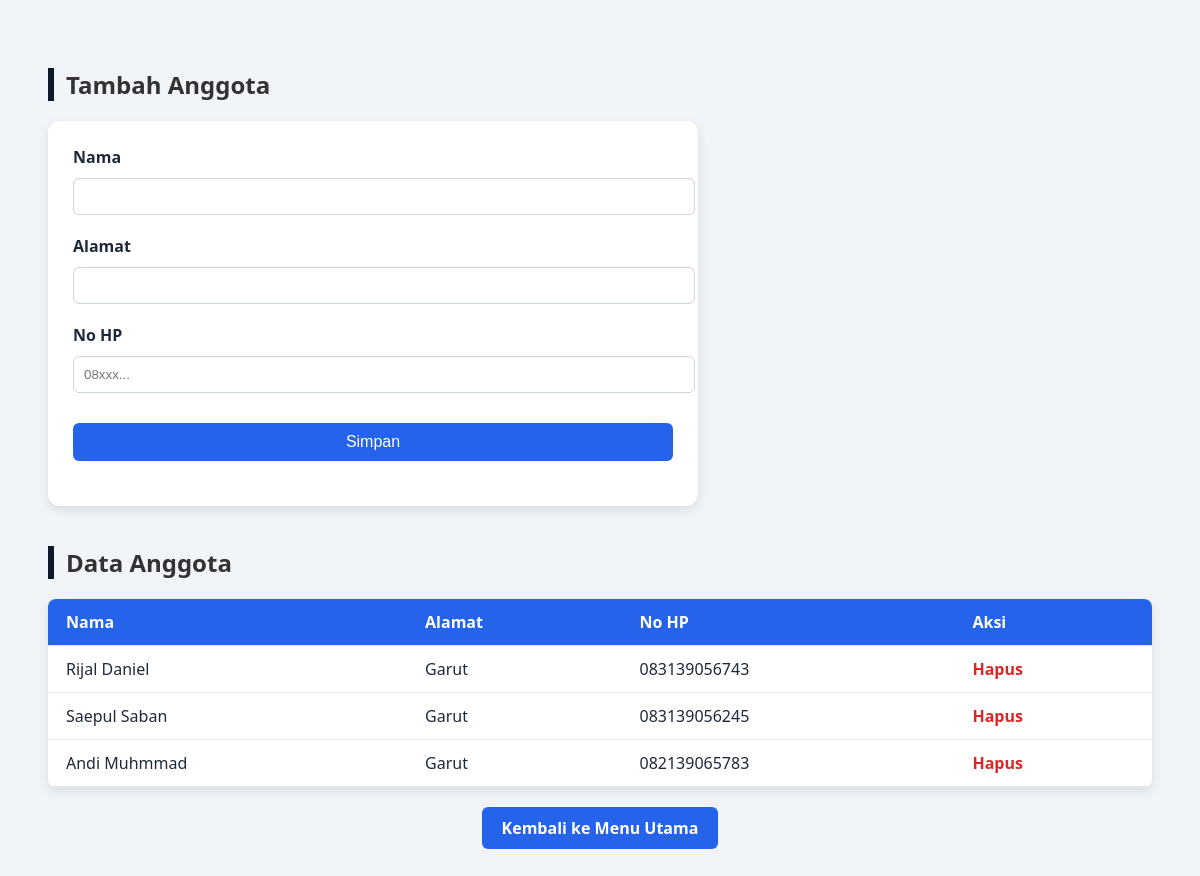
/anggota.php, run on the app's committed database.
### tables this page shows
CREATE TABLE `anggota` (
  `id_anggota` int(11) NOT NULL,
  `nama` varchar(100) NOT NULL,
  `alamat` varchar(255) DEFAULT NULL,
  `telepon` varchar(20) DEFAULT NULL,
  `no_hp` varchar(20) DEFAULT NULL
);

### anggota.php (the view, shortened to what this page needs)
<?php
include 'koneksi.php';
?>
<!DOCTYPE html>
<html lang="id">
<head>
</head>
<body>
    <h2>Tambah Anggota</h2>
    <form method="post">
        <label>Nama</label>
        <input type="text" name="nama" required>
        <label>Alamat</label>
        <input type="text" name="alamat" required>
        <label>No HP</label>
        <input type="text" name="no_hp" placeholder="08xxx..." required>
        <button type="submit" name="tambah">Simpan</button>
    </form>
    <h2>Data Anggota</h2>
    <table>
        <tr>
            <th>Nama</th>
            <th>Alamat</th>
            <th>No HP</th>
            <th>Aksi</th>
        </tr>
        <?php
        $data = $koneksi->query("SELECT * FROM anggota ORDER BY id_anggota DESC");
        if ($data->num_rows > 0) {
            while ($row = $data->fetch_assoc()) {
                echo "<tr>
                        <td>{$row['nama']}</td>
                        <td>{$row['alamat']}</td>
                        <td>" . htmlspecialchars($row['no_hp'] ?? '-') . "</td>
                        <td class='aksi'><a href='anggota.php?hapus={$row['id_anggota']}' onclick=\"return confirm('Hapus anggota ini?');\">Hapus</a></td>
                      </tr>";
            }
        } else {
            echo "<tr><td colspan='4' style='text-align:center;'>Belum ada data anggota.</td></tr>";
        }
        ?>
    </table>
    <div class="kembali">
        <a href="index.php">Kembali ke Menu Utama</a>
    </div>
</body>
</html>

### anggota.php (style rules this page uses)
body { font-family: 'Segoe UI', Tahoma, Geneva, Verdana, sans-serif; background: #f1f5f9; color: #1e293b; padding: 40px; }
h2 { color: #333; border-left: 6px solid #0f172a; padding-left: 12px; }
form { background: white; padding: 25px; border-radius: 12px; box-shadow: 0 4px 12px rgba(0,0,0,0.1); max-width: 600px; margin-bottom: 40px; }
label { font-weight: bold; }
input, button { width: 100%; padding: 10px; margin: 10px 0 20px; border: 1px solid #cbd5e1; border-radius: 6px; }
button { background: #2563eb; color: white; border: none; cursor: pointer; font-size: 16px; }
table { width: 100%; border-collapse: collapse; background: white; border-radius: 8px; overflow: hidden; box-shadow: 0 4px 12px rgba(0,0,0,0.1); }
th, td { padding: 12px 18px; border-bottom: 1px solid #e5e7eb; }
th { background: #2563eb; color: white; text-align: left; }
.aksi a { color: #dc2626; text-decoration: none; font-weight: bold; }
.kembali { text-align: center; margin-top: 30px; }
.kembali a { background-color: #2563eb; color: white; padding: 10px 20px; border-radius: 6px; text-decoration: none; font-weight: bold; }

### data on the page
anggota: nama "Rijal Daniel", alamat "Garut", no_hp "083139056743"
anggota: nama "Saepul Saban", alamat "Garut", no_hp "083139056245"
anggota: nama "Andi Muhmmad", alamat "Garut", no_hp "082139065783"
